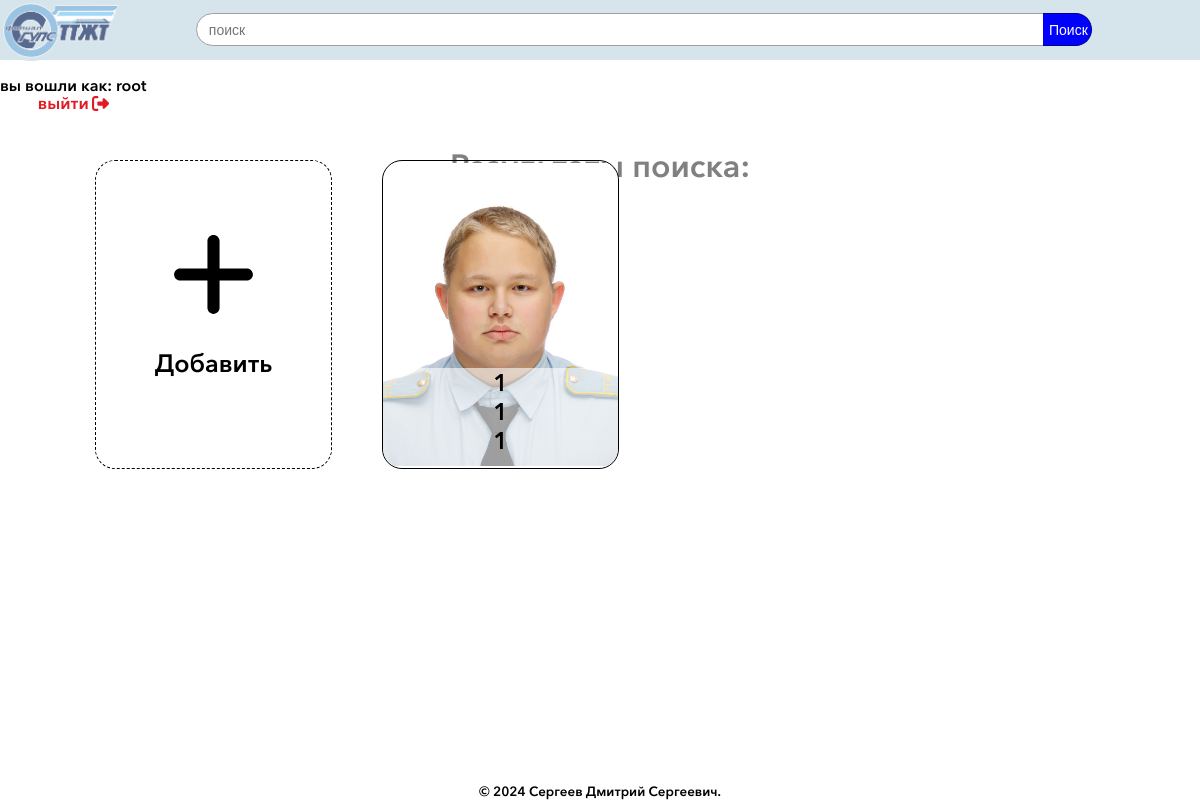
Page /main_src.php (signed in) on the earlier database version.
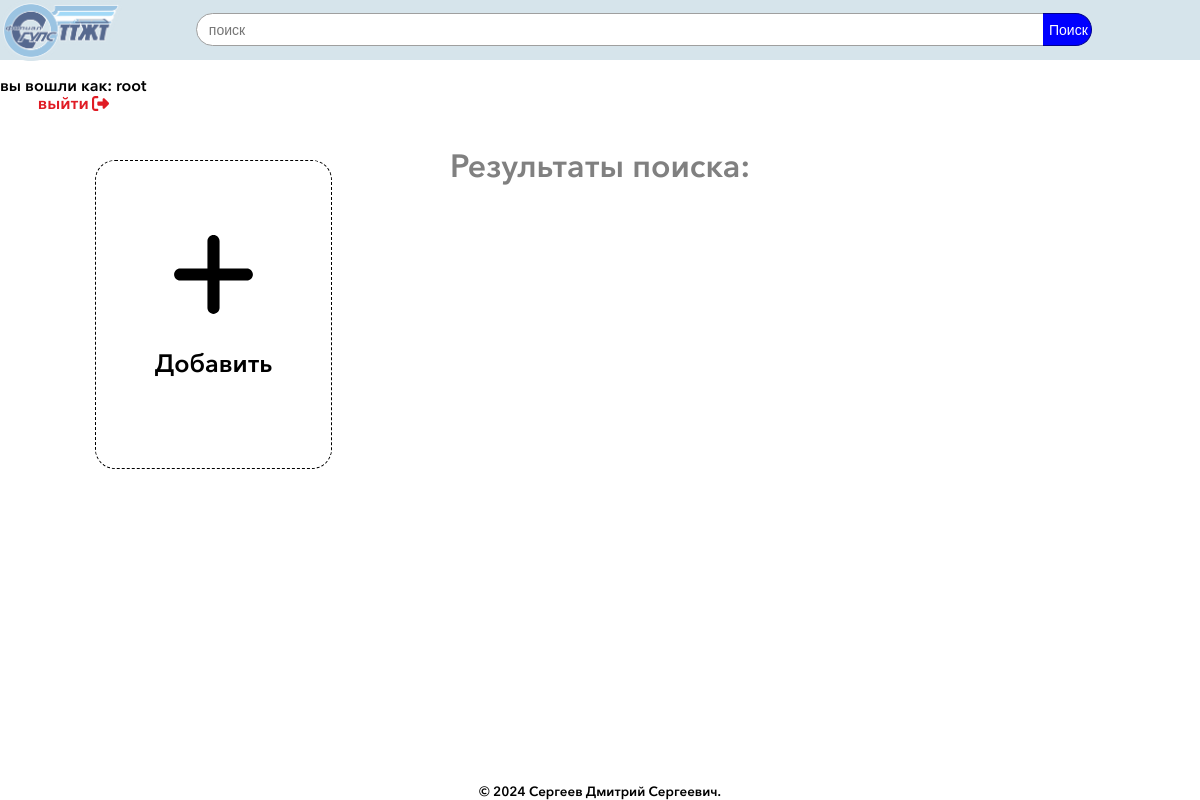
Same page on the later database version.
### tables this page shows
CREATE TABLE `prep` (
  `id` int(11) NOT NULL,
  `name` varchar(255) NOT NULL,
  `surname` varchar(255) NOT NULL,
  `patronymic` varchar(255) NOT NULL,
  `DOB` date NOT NULL,
  `categorie` varchar(255) NOT NULL
);

### sql.php (called while the page is built, shortened)
<?php
function connectToDatabase() {
    $servername = "172.16.238.10";
    $username = "root";
    $password = "";
    $dbname = "mk";
    try {
        $conn = new PDO("mysql:host=$servername;dbname=$dbname", $username, $password);
        $conn->setAttribute(PDO::ATTR_ERRMODE, PDO::ERRMODE_EXCEPTION);
        return $conn;
    } catch(PDOException $e) {
        echo "Connection failed: " . $e->getMessage();
        die();
    }
}
function searchDatabase($searchQuery, $tableName) {
    $db = connectToDatabase();
    $searchQuery = "%$searchQuery%";
    $sql = "SELECT * FROM $tableName WHERE name LIKE :searchQuery OR surname LIKE :searchQuery OR patronymic LIKE :searchQuery";
    try {
        $stmt = $db->prepare($sql);
        $stmt->bindParam(':searchQuery', $searchQuery);
        $stmt->execute();
        $resultsArray = $stmt->fetchAll(PDO::FETCH_ASSOC);
        if (!empty($resultsArray)) {
            return $resultsArray;
        } else {
            return null;
        }
    } catch (PDOException $e) {
        return "Error: " . $e->getMessage();
    }
}
?>

### main_src.php (the view, shortened to what this page needs)
<!DOCTYPE html>
<html lang="en">
<head>
    <link rel="stylesheet" href="style.css">
</head>
<body>
    <div class="header">
    <a href="main.php"><img src="pic/logo.png" alt="" width="122" height="61"></a>
        <form action="main_src.php" method="post"  id="sr">
            <?php
            $pst = $_POST['search'];
            printf("<input type='search' name='search' class='search' placeholder='поиск' value= '$pst'>") ?>
            <input type="submit" value="Поиск" class="src_btn">
        </form>
        <div id="logout">
        <?php echo("<p>" . "вы вошли как: " . $_SESSION["login"] . "</p>"); ?>
        <a href="logout.php">выйти<img src="pic/right-from-bracket-solid.svg" width="17px" height="17px"></a></div>
        <div id="vresps">
        <h1 id="resps">Результаты поиска:</h1>
        </div>
    </div>
    <div class="content">
        <a href="add_prep.php"> <div class="prep_new"><img id="plus" src="pic/plus-solid.svg" alt="" width="96.57px" height="96.57px"><p id="dobav">Добавить</p></div></a>
        <?php
        include 'sql.php';
        $search = $_POST['search'];
        $table = "prep";
        $result = searchDatabase($search, $table);
        $data = $result;
        if ($data !== null){
            foreach($data as $row) {
                echo '<div class="prep">';
                echo '<a href="edit_prep.php?id='. $row['id'] . '" id="wq"> <div class="name">';
                echo '<p>' . $row['surname'] . '</p>';
                echo '<p>' . $row['name'] . '</p>';
                echo '<p>' . $row['patronymic'] . '</p>';
                echo '</div>';
                echo '<div class="photo"><img src="im/' . $row['id'] . '.png" onerror="hideBrokenImage(this)"></div></a>';
                echo '</div>';
            }
        }
        ?>
    </div>
 <footer>
 <small>
 © 2024 Сергеев Дмитрий Сергеевич.
 </small>
 </footer>
</body>
</html>

Differences in the rows shown:
removed prep: surname "1", name "1", patronymic "1"
